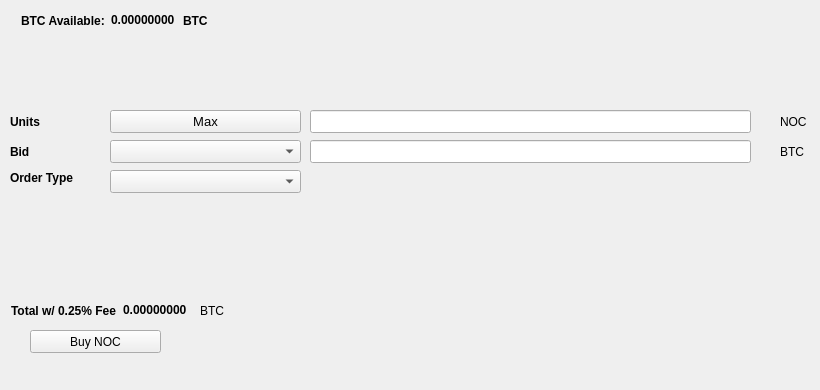
   <widget class="QWidget" name="BuyTab">
    <attribute name="title">
     <string>Buy</string>
    </attribute>
    <widget class="QPushButton" name="BuyICH">
     <property name="geometry">
      <rect>
       <x>30</x>
       <y>330</y>
       <width>131</width>
       <height>23</height>
      </rect>
     </property>
     <property name="text">
      <string>Buy NOC</string>
     </property>
     <property name="icon">
      <iconset resource="../nocnoc.qrc">
       <normaloff>:/icons/bitcoin</normaloff>:/icons/bitcoin</iconset>
     </property>
    </widget>
    <widget class="QLabel" name="label_3">
     <property name="geometry">
      <rect>
       <x>10</x>
       <y>110</y>
       <width>46</width>
       <height>23</height>
      </rect>
     </property>
     <property name="font">
      <font>
       <weight>75</weight>
       <bold>true</bold>
      </font>
     </property>
     <property name="text">
      <string>Units</string>
     </property>
    </widget>
    <widget class="QLineEdit" name="UnitsInput">
     <property name="geometry">
      <rect>
       <x>310</x>
       <y>110</y>
       <width>441</width>
       <height>23</height>
      </rect>
     </property>
     <property name="font">
      <font>
       <pointsize>9</pointsize>
       <weight>75</weight>
       <bold>true</bold>
      </font>
     </property>
    </widget>
    <widget class="QLineEdit" name="BuyBidPriceEdit">
     <property name="geometry">
      <rect>
       <x>310</x>
       <y>140</y>
       <width>441</width>
       <height>23</height>
      </rect>
     </property>
     <property name="font">
      <font>
       <pointsize>9</pointsize>
       <weight>75</weight>
       <bold>true</bold>
      </font>
     </property>
    </widget>
    <widget class="QLabel" name="label_4">
     <property name="geometry">
      <rect>
       <x>780</x>
       <y>110</y>
       <width>31</width>
       <height>23</height>
      </rect>
     </property>
     <property name="text">
      <string>NOC</string>
     </property>
    </widget>
    <widget class="QLabel" name="label_5">
     <property name="geometry">
      <rect>
       <x>780</x>
       <y>140</y>
       <width>31</width>
       <height>23</height>
      </rect>
     </property>
     <property name="text">
      <string>BTC</string>
     </property>
    </widget>
    <widget class="QLabel" name="label_6">
     <property name="geometry">
      <rect>
       <x>10</x>
       <y>140</y>
       <width>46</width>
       <height>23</height>
      </rect>
     </property>
     <property name="font">
      <font>
       <weight>75</weight>
       <bold>true</bold>
      </font>
     </property>
     <property name="text">
      <string>Bid</string>
     </property>
    </widget>
    <widget class="QLabel" name="label_7">
     <property name="geometry">
      <rect>
       <x>10</x>
       <y>170</y>
       <width>91</width>
       <height>16</height>
      </rect>
     </property>
     <property name="font">
      <font>
       <weight>75</weight>
       <bold>true</bold>
      </font>
     </property>
     <property name="text">
      <string>Order Type</string>
     </property>
    </widget>
    <widget class="QPushButton" name="Buy_Max_Amount">
     <property name="geometry">
      <rect>
       <x>110</x>
       <y>110</y>
       <width>191</width>
       <height>23</height>
      </rect>
     </property>
     <property name="font">
      <font>
       <pointsize>10</pointsize>
      </font>
     </property>
     <property name="text">
      <string>Max</string>
     </property>
    </widget>
    <widget class="QComboBox" name="BuyBidcomboBox">
     <property name="geometry">
      <rect>
       <x>110</x>
       <y>140</y>
       <width>191</width>
       <height>23</height>
      </rect>
     </property>
     <property name="font">
      <font>
       <pointsize>10</pointsize>
      </font>
     </property>
    </widget>
    <widget class="QComboBox" name="buyOrdertypeCombo">
     <property name="geometry">
      <rect>
       <x>110</x>
       <y>170</y>
       <width>191</width>
       <height>23</height>
      </rect>
     </property>
     <property name="font">
      <font>
       <pointsize>10</pointsize>
      </font>
     </property>
    </widget>
    <widget class="QWidget" name="layoutWidget1">
     <property name="geometry">
      <rect>
       <x>21</x>
       <y>11</y>
       <width>227</width>
       <height>19</height>
      </rect>
     </property>
     <layout class="QHBoxLayout" name="horizontalLayout_3">
      <item>
       <widget class="QLabel" name="label232">
        <property name="font">
         <font>
          <weight>75</weight>
          <bold>true</bold>
         </font>
        </property>
        <property name="text">
         <string>BTC Available:</string>
        </property>
       </widget>
      </item>
      <item>
       <widget class="QLabel" name="BtcAvailableLbl">
        <property name="palette">
         <palette>
          <active>
           <colorrole role="WindowText">
            <brush brushstyle="SolidPattern">
             <color alpha="255">
              <red>0</red>
              <green>0</green>
              <blue>0</blue>
             </color>
            </brush>
           </colorrole>
           <colorrole role="Button">
            <brush brushstyle="SolidPattern">
             <color alpha="255">
              <red>0</red>
              <green>170</green>
              <blue>0</blue>
             </color>
            </brush>
           </colorrole>
           <colorrole role="Light">
            <brush brushstyle="SolidPattern">
             <color alpha="255">
              <red>0</red>
              <green>255</green>
              <blue>0</blue>
             </color>
            </brush>
           </colorrole>
           <colorrole role="Midlight">
            <brush brushstyle="SolidPattern">
             <color alpha="255">
              <red>0</red>
              <green>212</green>
              <blue>0</blue>
             </color>
            </brush>
           </colorrole>
           <colorrole role="Dark">
            <brush brushstyle="SolidPattern">
             <color alpha="255">
              <red>0</red>
              <green>85</green>
              <blue>0</blue>
             </color>
            </brush>
           </colorrole>
           <colorrole role="Mid">
            <brush brushstyle="SolidPattern">
             <color alpha="255">
              <red>0</red>
              <green>113</green>
              <blue>0</blue>
             </color>
            </brush>
           </colorrole>
           <colorrole role="Text">
            <brush brushstyle="SolidPattern">
             <color alpha="255">
              <red>0</red>
              <green>170</green>
              <blue>0</blue>
             </color>
            </brush>
           </colorrole>
           <colorrole role="BrightText">
            <brush brushstyle="SolidPattern">
             <color alpha="255">
              <red>255</red>
              <green>255</green>
              <blue>255</blue>
             </color>
            </brush>
           </colorrole>
           <colorrole role="ButtonText">
            <brush brushstyle="SolidPattern">
             <color alpha="255">
              <red>0</red>
              <green>0</green>
              <blue>0</blue>
             </color>
            </brush>
           </colorrole>
           <colorrole role="Base">
            <brush brushstyle="SolidPattern">
             <color alpha="255">
              <red>255</red>
              <green>255</green>
              <blue>255</blue>
             </color>
            </brush>
           </colorrole>
           <colorrole role="Window">
            <brush brushstyle="SolidPattern">
             <color alpha="255">
              <red>0</red>
              <green>170</green>
              <blue>0</blue>
             </color>
            </brush>
           </colorrole>
           <colorrole role="Shadow">
            <brush brushstyle="SolidPattern">
             <color alpha="255">
              <red>0</red>
              <green>0</green>
              <blue>0</blue>
             </color>
            </brush>
           </colorrole>
           <colorrole role="AlternateBase">
            <brush brushstyle="SolidPattern">
             <color alpha="255">
              <red>127</red>
              <green>212</green>
              <blue>127</blue>
             </color>
            </brush>
           </colorrole>
           <colorrole role="ToolTipBase">
            <brush brushstyle="SolidPattern">
             <color alpha="255">
              <red>255</red>
              <green>255</green>
              <blue>220</blue>
             </color>
            </brush>
           </colorrole>
           <colorrole role="ToolTipText">
            <brush brushstyle="SolidPattern">
             <color alpha="255">
              <red>0</red>
              <green>0</green>
              <blue>0</blue>
             </color>
            </brush>
           </colorrole>
          </active>
          <inactive>
           <colorrole role="WindowText">
            <brush brushstyle="SolidPattern">
             <color alpha="255">
              <red>0</red>
              <green>0</green>
              <blue>0</blue>
             </color>
            </brush>
           </colorrole>
           <colorrole role="Button">
            <brush brushstyle="SolidPattern">
             <color alpha="255">
              <red>0</red>
              <green>170</green>
              <blue>0</blue>
             </color>
            </brush>
           </colorrole>
           <colorrole role="Light">
            <brush brushstyle="SolidPattern">
             <color alpha="255">
              <red>0</red>
              <green>255</green>
              <blue>0</blue>
             </color>
            </brush>
           </colorrole>
           <colorrole role="Midlight">
            <brush brushstyle="SolidPattern">
             <color alpha="255">
              <red>0</red>
              <green>212</green>
              <blue>0</blue>
             </color>
            </brush>
           </colorrole>
           <colorrole role="Dark">
            <brush brushstyle="SolidPattern">
             <color alpha="255">
              <red>0</red>
              <green>85</green>
              <blue>0</blue>
             </color>
            </brush>
           </colorrole>
           <colorrole role="Mid">
            <brush brushstyle="SolidPattern">
             <color alpha="255">
              <red>0</red>
              <green>113</green>
              <blue>0</blue>
             </color>
            </brush>
           </colorrole>
           <colorrole role="Text">
            <brush brushstyle="SolidPattern">
             <color alpha="255">
              <red>0</red>
              <green>170</green>
              <blue>0</blue>
             </color>
            </brush>
           </colorrole>
           <colorrole role="BrightText">
            <brush brushstyle="SolidPattern">
             <color alpha="255">
              <red>255</red>
              <green>255</green>
              <blue>255</blue>
             </color>
            </brush>
           </colorrole>
           <colorrole role="ButtonText">
            <brush brushstyle="SolidPattern">
             <color alpha="255">
              <red>0</red>
              <green>0</green>
              <blue>0</blue>
             </color>
            </brush>
           </colorrole>
           <colorrole role="Base">
            <brush brushstyle="SolidPattern">
             <color alpha="255">
              <red>255</red>
              <green>255</green>
              <blue>255</blue>
             </color>
            </brush>
           </colorrole>
           <colorrole role="Window">
            <brush brushstyle="SolidPattern">
             <color alpha="255">
              <red>0</red>
              <green>170</green>
              <blue>0</blue>
             </color>
            </brush>
           </colorrole>
           <colorrole role="Shadow">
            <brush brushstyle="SolidPattern">
             <color alpha="255">
              <red>0</red>
              <green>0</green>
              <blue>0</blue>
             </color>
            </brush>
           </colorrole>
           <colorrole role="AlternateBase">
            <brush brushstyle="SolidPattern">
             <color alpha="255">
              <red>127</red>
              <green>212</green>
              <blue>127</blue>
             </color>
            </brush>
           </colorrole>
           <colorrole role="ToolTipBase">
            <brush brushstyle="SolidPattern">
             <color alpha="255">
              <red>255</red>
              <green>255</green>
              <blue>220</blue>
             </color>
            </brush>
           </colorrole>
           <colorrole role="ToolTipText">
            <brush brushstyle="SolidPattern">
             <color alpha="255">
              <red>0</red>
              <green>0</green>
              <blue>0</blue>
             </color>
            </brush>
           </colorrole>
          </inactive>
          <disabled>
           <colorrole role="WindowText">
            <brush brushstyle="SolidPattern">
             <color alpha="255">
              <red>0</red>
              <green>85</green>
              <blue>0</blue>
             </color>
            </brush>
           </colorrole>
           <colorrole role="Button">
            <brush brushstyle="SolidPattern">
             <color alpha="255">
              <red>0</red>
              <green>170</green>
              <blue>0</blue>
             </color>
            </brush>
           </colorrole>
           <colorrole role="Light">
            <brush brushstyle="SolidPattern">
             <color alpha="255">
              <red>0</red>
              <green>255</green>
              <blue>0</blue>
             </color>
            </brush>
           </colorrole>
           <colorrole role="Midlight">
            <brush brushstyle="SolidPattern">
             <color alpha="255">
              <red>0</red>
              <green>212</green>
              <blue>0</blue>
             </color>
            </brush>
           </colorrole>
           <colorrole role="Dark">
            <brush brushstyle="SolidPattern">
             <color alpha="255">
              <red>0</red>
              <green>85</green>
              <blue>0</blue>
             </color>
            </brush>
           </colorrole>
           <colorrole role="Mid">
            <brush brushstyle="SolidPattern">
             <color alpha="255">
              <red>0</red>
              <green>113</green>
              <blue>0</blue>
             </color>
            </brush>
           </colorrole>
           <colorrole role="Text">
            <brush brushstyle="SolidPattern">
             <color alpha="255">
              <red>0</red>
              <green>85</green>
              <blue>0</blue>
             </color>
            </brush>
           </colorrole>
           <colorrole role="BrightText">
            <brush brushstyle="SolidPattern">
             <color alpha="255">
              <red>255</red>
              <green>255</green>
              <blue>255</blue>
             </color>
            </brush>
           </colorrole>
           <colorrole role="ButtonText">
            <brush brushstyle="SolidPattern">
             <color alpha="255">
              <red>0</red>
              <green>85</green>
              <blue>0</blue>
             </color>
            </brush>
           </colorrole>
           <colorrole role="Base">
            <brush brushstyle="SolidPattern">
             <color alpha="255">
              <red>0</red>
              <green>170</green>
              <blue>0</blue>
             </color>
            </brush>
           </colorrole>
           <colorrole role="Window">
            <brush brushstyle="SolidPattern">
             <color alpha="255">
              <red>0</red>
              <green>170</green>
              <blue>0</blue>
             </color>
            </brush>
           </colorrole>
           <colorrole role="Shadow">
            <brush brushstyle="SolidPattern">
             <color alpha="255">
              <red>0</red>
              <green>0</green>
              <blue>0</blue>
             </color>
            </brush>
           </colorrole>
           <colorrole role="AlternateBase">
            <brush brushstyle="SolidPattern">
             <color alpha="255">
              <red>0</red>
              <green>170</green>
              <blue>0</blue>
             </color>
            </brush>
           </colorrole>
           <colorrole role="ToolTipBase">
            <brush brushstyle="SolidPattern">
             <color alpha="255">
              <red>255</red>
              <green>255</green>
              <blue>220</blue>
             </color>
            </brush>
           </colorrole>
           <colorrole role="ToolTipText">
            <brush brushstyle="SolidPattern">
             <color alpha="255">
              <red>0</red>
              <green>0</green>
              <blue>0</blue>
             </color>
            </brush>
           </colorrole>
          </disabled>
         </palette>
        </property>
        <property name="font">
         <font>
          <weight>75</weight>
          <bold>true</bold>
         </font>
        </property>
        <property name="text">
         <string>0.00000000</string>
        </property>
        <property name="textInteractionFlags">
         <set>Qt::LinksAccessibleByMouse|Qt::TextSelectableByKeyboard|Qt::TextSelectableByMouse</set>
        </property>
       </widget>
      </item>
      <item>
       <widget class="QLabel" name="BtcAvailableLbl_2">
        <property name="font">
         <font>
          <weight>75</weight>
          <bold>true</bold>
         </font>
        </property>
        <property name="text">
         <string>BTC</string>
        </property>
       </widget>
      </item>
     </layout>
    </widget>
    <widget class="QWidget" name="layoutWidge2">
     <property name="geometry">
      <rect>
       <x>11</x>
       <y>301</y>
       <width>259</width>
       <height>19</height>
      </rect>
     </property>
     <layout class="QHBoxLayout" name="horizontalLayout_4">
      <item>
       <widget class="QLabel" name="label_9">
        <property name="font">
         <font>
          <weight>75</weight>
          <bold>true</bold>
         </font>
        </property>
        <property name="text">
         <string>Total w/ 0.25% Fee</string>
        </property>
       </widget>
      </item>
      <item>
       <widget class="QLabel" name="BuyCostLabel">
        <property name="palette">
         <palette>
          <active>
           <colorrole role="WindowText">
            <brush brushstyle="SolidPattern">
             <color alpha="255">
              <red>0</red>
              <green>0</green>
              <blue>0</blue>
             </color>
            </brush>
           </colorrole>
           <colorrole role="Button">
            <brush brushstyle="SolidPattern">
             <color alpha="255">
              <red>0</red>
              <green>170</green>
              <blue>0</blue>
             </color>
            </brush>
           </colorrole>
           <colorrole role="Light">
            <brush brushstyle="SolidPattern">
             <color alpha="255">
              <red>0</red>
              <green>255</green>
              <blue>0</blue>
             </color>
            </brush>
           </colorrole>
           <colorrole role="Midlight">
            <brush brushstyle="SolidPattern">
             <color alpha="255">
              <red>0</red>
              <green>212</green>
              <blue>0</blue>
             </color>
            </brush>
           </colorrole>
           <colorrole role="Dark">
            <brush brushstyle="SolidPattern">
             <color alpha="255">
              <red>0</red>
              <green>85</green>
              <blue>0</blue>
             </color>
            </brush>
           </colorrole>
           <colorrole role="Mid">
            <brush brushstyle="SolidPattern">
             <color alpha="255">
              <red>0</red>
              <green>113</green>
              <blue>0</blue>
             </color>
            </brush>
           </colorrole>
           <colorrole role="Text">
            <brush brushstyle="SolidPattern">
             <color alpha="255">
              <red>0</red>
              <green>170</green>
              <blue>0</blue>
             </color>
            </brush>
           </colorrole>
           <colorrole role="BrightText">
            <brush brushstyle="SolidPattern">
             <color alpha="255">
              <red>255</red>
              <green>255</green>
              <blue>255</blue>
             </color>
            </brush>
           </colorrole>
           <colorrole role="ButtonText">
            <brush brushstyle="SolidPattern">
             <color alpha="255">
              <red>0</red>
              <green>0</green>
              <blue>0</blue>
             </color>
            </brush>
           </colorrole>
           <colorrole role="Base">
            <brush brushstyle="SolidPattern">
             <color alpha="255">
              <red>255</red>
              <green>255</green>
              <blue>255</blue>
             </color>
            </brush>
           </colorrole>
           <colorrole role="Window">
            <brush brushstyle="SolidPattern">
             <color alpha="255">
              <red>0</red>
              <green>170</green>
              <blue>0</blue>
             </color>
            </brush>
           </colorrole>
           <colorrole role="Shadow">
            <brush brushstyle="SolidPattern">
             <color alpha="255">
              <red>0</red>
              <green>0</green>
              <blue>0</blue>
             </color>
            </brush>
           </colorrole>
           <colorrole role="AlternateBase">
            <brush brushstyle="SolidPattern">
             <color alpha="255">
              <red>127</red>
              <green>212</green>
              <blue>127</blue>
             </color>
            </brush>
           </colorrole>
           <colorrole role="ToolTipBase">
            <brush brushstyle="SolidPattern">
             <color alpha="255">
              <red>255</red>
              <green>255</green>
              <blue>220</blue>
             </color>
            </brush>
           </colorrole>
           <colorrole role="ToolTipText">
            <brush brushstyle="SolidPattern">
             <color alpha="255">
              <red>0</red>
              <green>0</green>
              <blue>0</blue>
             </color>
            </brush>
           </colorrole>
          </active>
          <inactive>
           <colorrole role="WindowText">
            <brush brushstyle="SolidPattern">
             <color alpha="255">
              <red>0</red>
              <green>0</green>
              <blue>0</blue>
             </color>
            </brush>
           </colorrole>
           <colorrole role="Button">
            <brush brushstyle="SolidPattern">
             <color alpha="255">
              <red>0</red>
              <green>170</green>
              <blue>0</blue>
             </color>
            </brush>
           </colorrole>
           <colorrole role="Light">
            <brush brushstyle="SolidPattern">
             <color alpha="255">
              <red>0</red>
              <green>255</green>
              <blue>0</blue>
             </color>
            </brush>
           </colorrole>
           <colorrole role="Midlight">
            <brush brushstyle="SolidPattern">
             <color alpha="255">
              <red>0</red>
              <green>212</green>
              <blue>0</blue>
             </color>
            </brush>
           </colorrole>
           <colorrole role="Dark">
            <brush brushstyle="SolidPattern">
             <color alpha="255">
              <red>0</red>
              <green>85</green>
              <blue>0</blue>
             </color>
            </brush>
           </colorrole>
           <colorrole role="Mid">
            <brush brushstyle="SolidPattern">
             <color alpha="255">
              <red>0</red>
              <green>113</green>
              <blue>0</blue>
             </color>
            </brush>
           </colorrole>
           <colorrole role="Text">
            <brush brushstyle="SolidPattern">
             <color alpha="255">
              <red>0</red>
              <green>170</green>
              <blue>0</blue>
             </color>
            </brush>
           </colorrole>
           <colorrole role="BrightText">
            <brush brushstyle="SolidPattern">
             <color alpha="255">
              <red>255</red>
              <green>255</green>
              <blue>255</blue>
             </color>
            </brush>
           </colorrole>
           <colorrole role="ButtonText">
            <brush brushstyle="SolidPattern">
             <color alpha="255">
              <red>0</red>
              <green>0</green>
              <blue>0</blue>
             </color>
            </brush>
           </colorrole>
           <colorrole role="Base">
            <brush brushstyle="SolidPattern">
             <color alpha="255">
              <red>255</red>
              <green>255</green>
              <blue>255</blue>
             </color>
            </brush>
           </colorrole>
           <colorrole role="Window">
            <brush brushstyle="SolidPattern">
             <color alpha="255">
              <red>0</red>
              <green>170</green>
              <blue>0</blue>
             </color>
            </brush>
           </colorrole>
           <colorrole role="Shadow">
            <brush brushstyle="SolidPattern">
             <color alpha="255">
              <red>0</red>
              <green>0</green>
              <blue>0</blue>
             </color>
            </brush>
           </colorrole>
           <colorrole role="AlternateBase">
            <brush brushstyle="SolidPattern">
             <color alpha="255">
              <red>127</red>
              <green>212</green>
              <blue>127</blue>
             </color>
            </brush>
           </colorrole>
           <colorrole role="ToolTipBase">
            <brush brushstyle="SolidPattern">
             <color alpha="255">
              <red>255</red>
              <green>255</green>
              <blue>220</blue>
             </color>
            </brush>
           </colorrole>
           <colorrole role="ToolTipText">
            <brush brushstyle="SolidPattern">
             <color alpha="255">
              <red>0</red>
              <green>0</green>
              <blue>0</blue>
             </color>
            </brush>
           </colorrole>
          </inactive>
          <disabled>
           <colorrole role="WindowText">
            <brush brushstyle="SolidPattern">
             <color alpha="255">
              <red>0</red>
              <green>85</green>
              <blue>0</blue>
             </color>
            </brush>
           </colorrole>
           <colorrole role="Button">
            <brush brushstyle="SolidPattern">
             <color alpha="255">
              <red>0</red>
              <green>170</green>
              <blue>0</blue>
             </color>
            </brush>
           </colorrole>
           <colorrole role="Light">
            <brush brushstyle="SolidPattern">
             <color alpha="255">
              <red>0</red>
              <green>255</green>
              <blue>0</blue>
             </color>
            </brush>
           </colorrole>
           <colorrole role="Midlight">
            <brush brushstyle="SolidPattern">
             <color alpha="255">
              <red>0</red>
              <green>212</green>
              <blue>0</blue>
             </color>
            </brush>
           </colorrole>
           <colorrole role="Dark">
            <brush brushstyle="SolidPattern">
             <color alpha="255">
              <red>0</red>
              <green>85</green>
              <blue>0</blue>
             </color>
            </brush>
           </colorrole>
           <colorrole role="Mid">
            <brush brushstyle="SolidPattern">
             <color alpha="255">
              <red>0</red>
              <green>113</green>
              <blue>0</blue>
             </color>
            </brush>
           </colorrole>
           <colorrole role="Text">
            <brush brushstyle="SolidPattern">
             <color alpha="255">
              <red>0</red>
              <green>85</green>
              <blue>0</blue>
             </color>
            </brush>
           </colorrole>
           <colorrole role="BrightText">
            <brush brushstyle="SolidPattern">
             <color alpha="255">
              <red>255</red>
              <green>255</green>
              <blue>255</blue>
             </color>
            </brush>
           </colorrole>
           <colorrole role="ButtonText">
            <brush brushstyle="SolidPattern">
             <color alpha="255">
              <red>0</red>
              <green>85</green>
              <blue>0</blue>
             </color>
            </brush>
           </colorrole>
           <colorrole role="Base">
            <brush brushstyle="SolidPattern">
             <color alpha="255">
              <red>0</red>
              <green>170</green>
              <blue>0</blue>
             </color>
            </brush>
           </colorrole>
           <colorrole role="Window">
            <brush brushstyle="SolidPattern">
             <color alpha="255">
              <red>0</red>
              <green>170</green>
              <blue>0</blue>
             </color>
            </brush>
           </colorrole>
           <colorrole role="Shadow">
            <brush brushstyle="SolidPattern">
             <color alpha="255">
              <red>0</red>
              <green>0</green>
              <blue>0</blue>
             </color>
            </brush>
           </colorrole>
           <colorrole role="AlternateBase">
            <brush brushstyle="SolidPattern">
             <color alpha="255">
              <red>0</red>
              <green>170</green>
              <blue>0</blue>
             </color>
            </brush>
           </colorrole>
           <colorrole role="ToolTipBase">
            <brush brushstyle="SolidPattern">
             <color alpha="255">
              <red>255</red>
              <green>255</green>
              <blue>220</blue>
             </color>
            </brush>
           </colorrole>
           <colorrole role="ToolTipText">
            <brush brushstyle="SolidPattern">
             <color alpha="255">
              <red>0</red>
              <green>0</green>
              <blue>0</blue>
             </color>
            </brush>
           </colorrole>
          </disabled>
         </palette>
        </property>
        <property name="font">
         <font>
          <weight>75</weight>
          <bold>true</bold>
         </font>
        </property>
        <property name="autoFillBackground">
         <bool>false</bool>
        </property>
        <property name="text">
         <string>0.00000000</string>
        </property>
        <property name="textInteractionFlags">
         <set>Qt::LinksAccessibleByMouse|Qt::TextSelectableByMouse</set>
        </property>
       </widget>
      </item>
      <item>
       <widget class="QLabel" name="label_10">
        <property name="font">
         <font>
          <weight>50</weight>
          <bold>false</bold>
         </font>
        </property>
        <property name="text">
         <string>BTC</string>
        </property>
       </widget>
      </item>
     </layout>
    </widget>
    <widget class="QLabel" name="label_24">
     <property name="geometry">
      <rect>
       <x>460</x>
       <y>300</y>
       <width>281</width>
       <height>81</height>
      </rect>
     </property>
     <property name="text">
      <string/>
     </property>
     <property name="pixmap">
      <pixmap>:/images/bittrex</pixmap>
     </property>
    </widget>
   </widget>
